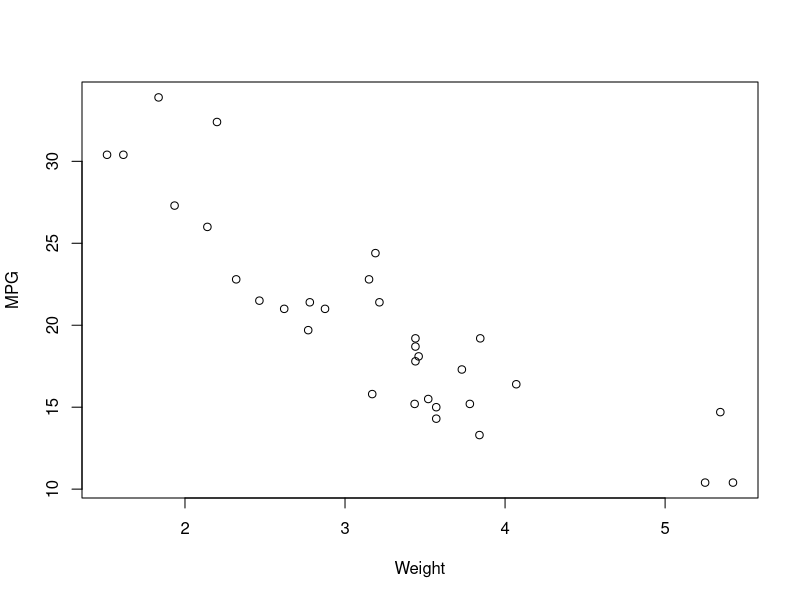
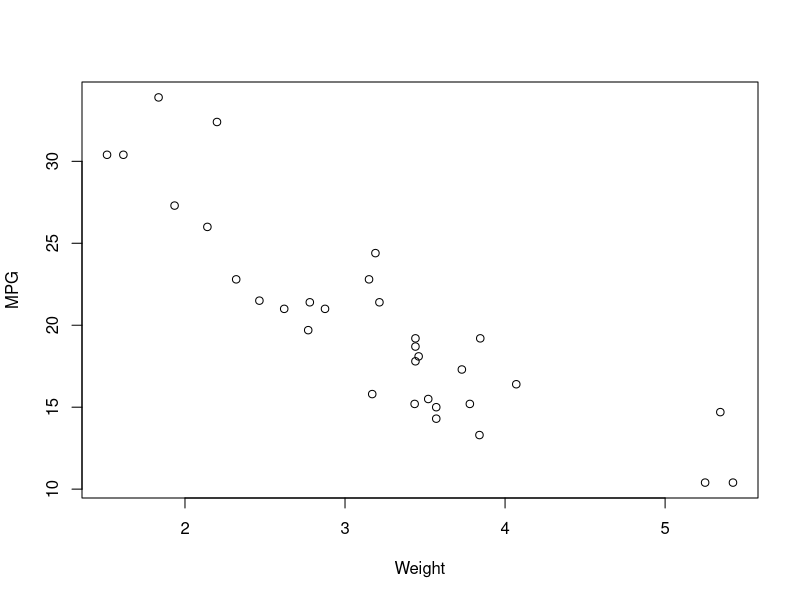
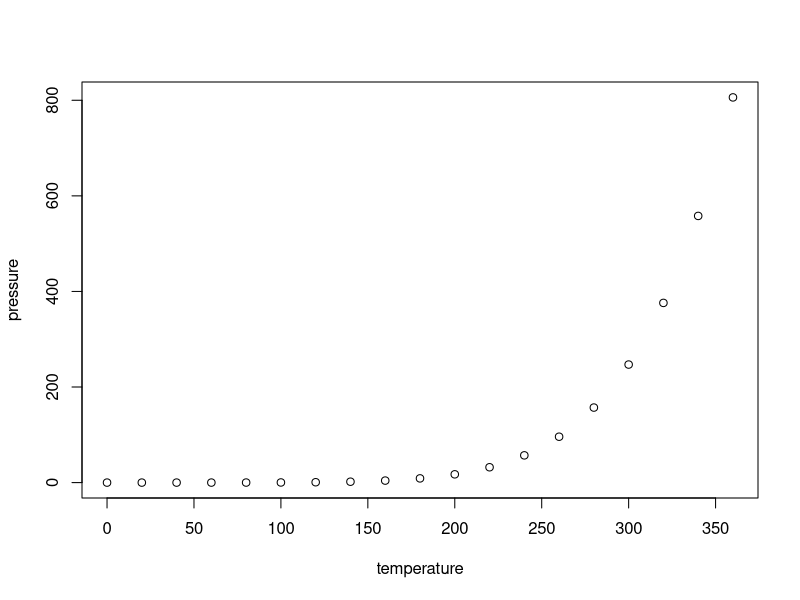

These figures' R source, in order:
## ---- chunk 1
knitr::opts_chunk$set(echo = FALSE)
## ---- chunk 2
head(mtcars)
## ---- chunk 3
head(mtcars )
## ---- chunk 4
head(mtcars )
## ---- chunk 5
plot(mtcars$wt, mtcars$mpg, xlab = "Weight", ylab = "MPG")
## ---- chunk 6
plot(mtcars$wt, mtcars$mpg, xlab = "Weight", ylab = "MPG")
## ---- chunk 7
summary(cars)
## ---- chunk 8
plot(pressure)
